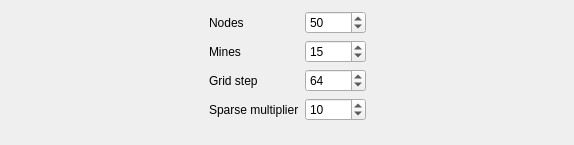
<?xml version="1.0" encoding="UTF-8"?>
<ui version="4.0">
 <class>GraphBoardParametersWidget</class>
 <widget class="QWidget" name="GraphBoardParametersWidget">
  <property name="geometry">
   <rect>
    <x>0</x>
    <y>0</y>
    <width>574</width>
    <height>145</height>
   </rect>
  </property>
  <property name="windowTitle">
   <string>Form</string>
  </property>
  <layout class="QHBoxLayout" name="horizontalLayout">
   <item>
    <spacer name="horizontalSpacer">
     <property name="orientation">
      <enum>Qt::Horizontal</enum>
     </property>
     <property name="sizeHint" stdset="0">
      <size>
       <width>180</width>
       <height>20</height>
      </size>
     </property>
    </spacer>
   </item>
   <item>
    <layout class="QFormLayout" name="formLayout">
     <item row="0" column="0">
      <widget class="QLabel" name="label">
       <property name="text">
        <string>Nodes</string>
       </property>
      </widget>
     </item>
     <item row="0" column="1">
      <widget class="QSpinBox" name="nodesSpinBox">
       <property name="minimum">
        <number>2</number>
       </property>
       <property name="maximum">
        <number>10000</number>
       </property>
       <property name="value">
        <number>50</number>
       </property>
      </widget>
     </item>
     <item row="1" column="0">
      <widget class="QLabel" name="label_2">
       <property name="text">
        <string>Mines</string>
       </property>
      </widget>
     </item>
     <item row="1" column="1">
      <widget class="QSpinBox" name="minesSpinBox">
       <property name="minimum">
        <number>1</number>
       </property>
       <property name="value">
        <number>15</number>
       </property>
      </widget>
     </item>
     <item row="2" column="0">
      <widget class="QLabel" name="label_3">
       <property name="text">
        <string>Grid step</string>
       </property>
      </widget>
     </item>
     <item row="2" column="1">
      <widget class="QSpinBox" name="gridStepSpinBox">
       <property name="minimum">
        <number>1</number>
       </property>
       <property name="maximum">
        <number>999</number>
       </property>
       <property name="value">
        <number>64</number>
       </property>
      </widget>
     </item>
     <item row="3" column="0">
      <widget class="QLabel" name="label_4">
       <property name="text">
        <string>Sparse multiplier</string>
       </property>
      </widget>
     </item>
     <item row="3" column="1">
      <widget class="QSpinBox" name="sparseMultiplierSpinBox">
       <property name="minimum">
        <number>1</number>
       </property>
       <property name="maximum">
        <number>999</number>
       </property>
       <property name="value">
        <number>10</number>
       </property>
      </widget>
     </item>
    </layout>
   </item>
   <item>
    <spacer name="horizontalSpacer_2">
     <property name="orientation">
      <enum>Qt::Horizontal</enum>
     </property>
     <property name="sizeHint" stdset="0">
      <size>
       <width>179</width>
       <height>20</height>
      </size>
     </property>
    </spacer>
   </item>
  </layout>
 </widget>
 <resources/>
 <connections/>
</ui>
